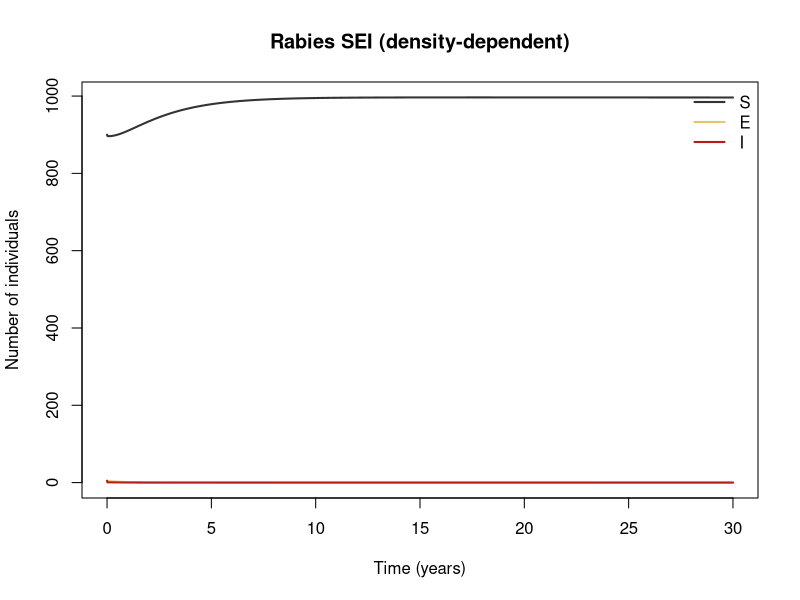
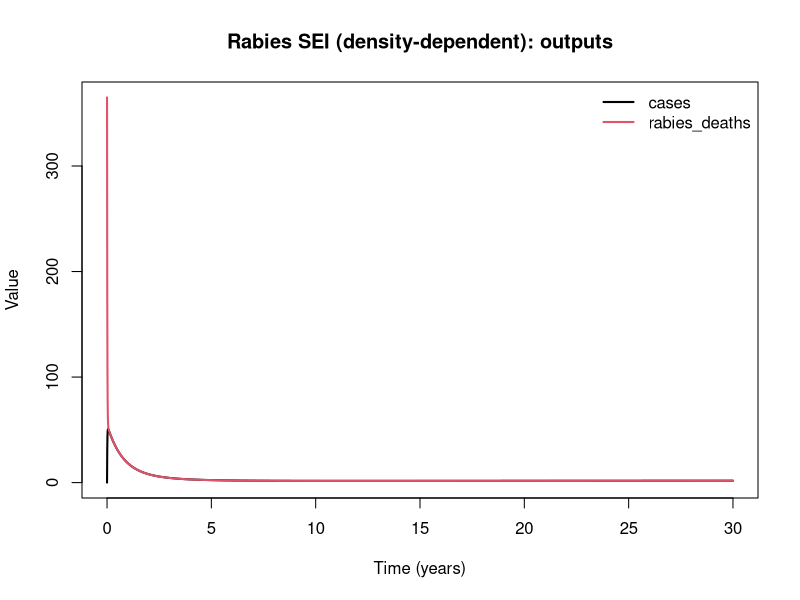

Write the R code that produced these figures, in order.
## Rabies SEI (density-dependent)
## Wildlife rabies with density-dependent transmission (lam = beta * I, not divided by N)
## and logistic population regulation through density-dependent mortality.
## Reference: Anderson et al. (1981), Nature 289:765-771
##
## Generated from a compartmental model diagram (model format v1).
## Regenerating from the same diagram always gives this exact file.
##
## Compartments: S, E, I
## Flows (time unit: years):
##   (outside) -> S  : b * N
##   S -> E          : lam * S
##   E -> I          : sigma * E
##   S -> (outside)  : d * S
##   E -> (outside)  : d * E
##   I -> (outside)  : d * I
##   I -> (outside)  : alpha * I

library(deSolve)

# ---- Time ------------------------------------------------------------
times <- seq(0, 30, by = 0.01)  # years

# ---- Parameters ------------------------------------------------------
parameters <- c(
  b = 1,        # per-capita birth rate per year
  mu = 0.5,     # baseline death rate per year
  K = 1000,     # carrying capacity
  beta = 0.08,  # density-dependent transmission coefficient per year
  sigma = 13,   # 1/(incubation period) per year (~4 weeks)
  alpha = 73    # rabies death rate per year (~5 days)
)

# ---- Initial conditions ----------------------------------------------
state <- c(
  S = 900,  # Susceptible foxes
  E = 0,    # Incubating
  I = 5     # Rabid
)

# ---- Model equations -------------------------------------------------
rabies_density_model <- function(t, state, parameters) {
  with(as.list(c(state, parameters)), {
    # Total population
    N <- S + E + I

    # Derived quantities
    d <- mu + (b - mu) * N / K  # density-dependent death rate
    lam <- beta * I             # force of infection (density dependent)

    # Flows recorded as outputs
    cases <- sigma * E
    rabies_deaths <- alpha * I

    # Rates of change
    dS <- b * N - lam * S - d * S
    dE <- lam * S - sigma * E - d * E
    dI <- sigma * E - d * I - alpha * I

    list(c(dS, dE, dI), c(cases = cases, rabies_deaths = rabies_deaths))
  })
}

# ---- Solve -----------------------------------------------------------
out <- ode(y = state, times = times, func = rabies_density_model, parms = parameters)
out <- as.data.frame(out)

# ---- Plot ------------------------------------------------------------
compartment_cols <- c(S = "#333333", E = "#E8C468", I = "#B71C1C")
matplot(out$time, out[, names(compartment_cols)], type = "l", lty = 1, lwd = 2,
        col = compartment_cols, xlab = "Time (years)", ylab = "Number of individuals",
        main = "Rabies SEI (density-dependent)")
legend("topright", legend = names(compartment_cols), col = compartment_cols,
       lty = 1, lwd = 2, bty = "n")

output_names <- c("cases", "rabies_deaths")
matplot(out$time, out[, output_names, drop = FALSE], type = "l", lty = 1, lwd = 2,
        col = seq_along(output_names), xlab = "Time (years)", ylab = "Value",
        main = "Rabies SEI (density-dependent): outputs")
legend("topright", legend = output_names, col = seq_along(output_names),
       lty = 1, lwd = 2, bty = "n")
